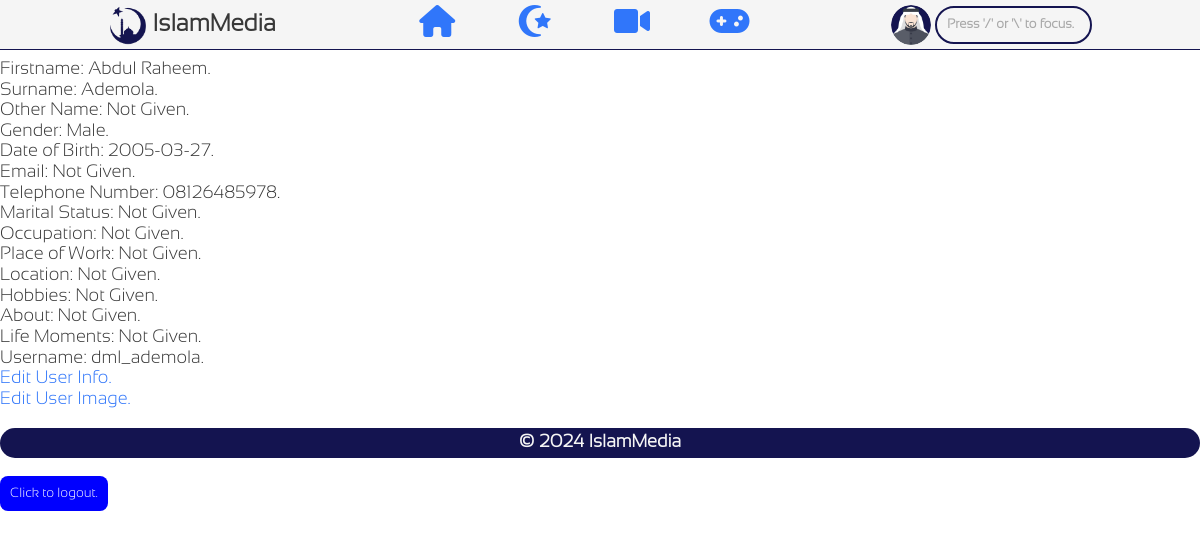
Screenshot of /view_user_info.php (signed in) with the database file from the repository.
### tables this page shows
CREATE TABLE `users` (
  `userID` int(40) NOT NULL,
  `userImg` varchar(255) NOT NULL,
  `userName` varchar(255) NOT NULL,
  `passWord` varchar(255) NOT NULL,
  `firstName` varchar(255) NOT NULL,
  `surName` varchar(255) NOT NULL,
  `otherName` varchar(255) NOT NULL,
  `gender` varchar(40) NOT NULL,
  `dateOfBirth` date NOT NULL,
  `email` varchar(255) NOT NULL,
  `telephoneNumber` text NOT NULL,
  `maritalStatus` varchar(255) NOT NULL,
  `occupation` varchar(255) NOT NULL,
  `placeOfWork` varchar(255) NOT NULL,
  `location` varchar(255) NOT NULL,
  `hobbies` varchar(255) NOT NULL,
  `about` varchar(255) NOT NULL,
  `lifeMoments` text NOT NULL,
  `dateJoined` date NOT NULL DEFAULT current_timestamp(),
  `userType` varchar(255) NOT NULL DEFAULT 'user',
  `mailVerified` varchar(255) NOT NULL
);

### user_img.php (called while the page is built)
<?php
    $user_img = "uploads/profile_pics/" . sha1($_SESSION['islammedia_curr_user']);
    if (!file_exists($user_img)) {
        $stmt = $conn -> prepare("SELECT `gender` FROM `users` WHERE `userID`= ?;");
        $stmt -> bind_param("i", $_SESSION['islammedia_curr_user']);
        if ($stmt -> execute()) {
            $result = $stmt -> get_result();
        } else {
            $err = "Sorry, an error occurred, we are trying to fix it as soon as possible!";
            require("footer.php");
            exit;
        }
        if($result -> num_rows == 1) {
            while ($row = $result -> fetch_assoc()) {
                $gender = $row['gender'];
            }
            if ($gender == "m") {
                $user_img = "uploads/profile_pics/male.png" . "?" . rand(0, 1000);
            } elseif ($gender == "f") {
                $user_img = "uploads/profile_pics/female.jpg" . "?" . rand(0, 1000);
            } else {
                $user_img = "";
            }
        }
    }
    $user_img = $user_img . "?" . rand(0, 1000);
?>

### view_user_info.php (the view, shortened to what this page needs)
<?php
    get_user_data();
    function get_user_data() {
        require('connection.php');
        $stmt = $conn -> prepare("SELECT `username`, `firstName`, `surName`, `otherName`, `gender`, `dateOfBirth`, `email`,`telephoneNumber`, `maritalStatus`, `occupation`, `placeOfWork`, `location`, `hobbies`, `about`, `lifeMoments` FROM `users` WHERE `userID`= ?;");
        $stmt -> bind_param("i", $sess_id);
        if($stmt -> execute()){
            $result = $stmt -> get_result();
        } else {
            require_once("header.php");
                echo("<div style='text-align: center; color: red;'><h1>Sorry, an error occured!</h1><p>We are trying to fix it as soon as possible, if it persists after 24 hours, <a href='#'>contact the tech department</a>.</p></div>");
            require_once("footer.php");
            exit;
        }
        if ($result->num_rows == 1) {
            while ($row = $result->fetch_assoc()) {
                $firstname = data($row['firstName']);
                $surname =data( $row['surName']);
                $other_name = data($row['otherName']);
                $date_of_birth = data($row['dateOfBirth']);
                $email = data($row['email']);
                $telephone_number = data($row['telephoneNumber']);
                $marital_status = data($row['maritalStatus']);
                $occupation = data($row['occupation']);
                $place_of_work = data($row['placeOfWork']);
                $location = data($row['location']);
                $hobbies = data($row['hobbies']);
                $about = data($row['about']);
                $life_moments = data($row['lifeMoments']);
                $username = data($row['username']);
            }
        } else {
            require('security.php');
            insert_suspect();
        }
    }
    function data($data) {
        if($data == ''){
            return "Not Given";
        }
        return $data;
    }
    function gender($gender) {
        if($gender == "m") {
            return "Male";
        } elseif ($gender == "f") {
            return "Female";
        } else {
            return "Rather not say";
        }
    }
    function dot($data) {
        $len = strlen($data);
        if ((substr($data, ($len - 1))) != ".") {
            $data = $data . ".";
        }
        return $data;
    }
    require_once("header.php");
    echo('<div class="container_all">');
        echo('<span>Firstname: ' . dot($firstname) . "</span><br/>");
        echo('<span>Surname: ' . dot($surname) . "</span><br/>");
        echo('<span>Other Name: ' . dot($other_name) . "</span><br/>");
        echo('<span>Gender: ' . dot(gender($gender)) . "</span><br/>");
        echo('<span>Date of Birth: ' . dot($date_of_birth) . "</span><br/>");
        echo('<span>Email: ' . dot($email) . "</span><br/>");
        echo('<span>Telephone Number: ' . dot($telephone_number) . "</span><br/>");
        echo('<span>Marital Status: ' . dot($marital_status) . "</span><br/>");
        echo('<span>Occupation: ' .dot($occupation) . "</span><br/>");
        echo('<span>Place of Work: ' . dot($place_of_work) . "</span><br/>");
        echo('<span>Location: ' . dot($location) . "</span><br/>");
        echo('<span>Hobbies: ' . dot($hobbies) . "</span><br/>");
        echo('<span>About: ' . dot($about) . "</span><br/>");
        echo('<span>Life Moments: ' . dot($life_moments) . "</span><br/>");
        echo('<span>Username: ' . dot($username) . "</span><br/>");
        echo('<a href="edit_user_info.php">Edit User Info.</a><br/>');
        echo('<a href="edit_image.php">Edit User Image.</a><br/>');
    echo('</div>');
    require_once("footer.php");
?>

### header.php (shortened to what this page needs)
<?php
    require_once("session.php");
    require_once("user_img.php");
?>
<!DOCTYPE html>
<html>
    <head>
        <link rel="stylesheet" href="css/eidfbenvnejvnervnrej1.css"/>
    </head>
    <body onkeypress="focus_search(event)">
        <div class="header_all">
            <div class="main1">
                <img src="images/islammedia_500.png" alt="#" class="img_rounded_40">
                <h2 class="islammedia">IslamMedia</h2>
            </div>
            <div class="main2">
                <a href="home.php" <?php if(isset($active) && $active == "h") { echo("class=\"active\""); } ?>><span class="icon3 icon icon_blue"></span></a>
                <a href="islam.php" <?php if(isset($active) && $active == "i") { echo("class=\"active\""); } ?>><span class="icon4 icon icon_blue"></span></a>
                <a href="videos.php" <?php if(isset($active) && $active == "v") { echo("class=\"active\""); } ?>><span class="icon5 icon icon_blue"></span></a>
                <a href="games.php" <?php if(isset($active) && $active == "g") { echo("class=\"active\""); } ?>><span class="icon6 icon icon_blue"></span></a>
            </div>
            <div class="main3">
                <a href="view_user_info.php"><img src="<?php echo($user_img); ?>" alt="#" class="img_rounded_40 user_img"/></a>
                <input type="text" name="search" placeholder="Press '/' or '\' to focus." class="input2 top_search" id="top_search" oninput="search(this.value);"/>
            </div>
        </div>

### footer.php (shortened to what this page needs)
        <p class="footer1">&copy; <?php echo date("Y"); ?> IslamMedia</p>
        <a href="signout.php"><button style="padding: 10px; background-color: blue;color: white;border:0;border-radius: 0.5rem; cursor: pointer;">Click to logout.</button></a>
    </body>
</html>

### css/eidfbenvnejvnervnrej1.css (style rules this page uses)
* { vertical-align: middle; box-sizing: border-box; font-family: Arial, Helvetica, sans-serif; font-family: customfont; }
span.icon, .icon { font-family: icons; }
body { margin: 0; color: rgb(56, 56, 56); font-size: large; }
a { color:rgb(48, 118, 250); text-decoration: none; }
.icon3::before { content: "\f015"; }
.icon4::before { content: "\f699"; }
.icon5::before { content: "\f03d"; }
.icon6::before { content: "\f11b"; }
.icon_blue { color: rgb(48, 118, 250); }
.header_all { width: 100%; height: 50px; border-bottom: 1px solid rgb(20, 20, 80); display: -webkit-flex; display: flex; -webkit-align-items: stretch; align-items: stretch; justify-content: center; margin-bottom: 10px; background-color: whitesmoke; position: -webkit-sticky; position: sticky; top: 0; z-index: 9999; }
.header_all div { padding: 5px; text-align: center; justify-content: center; }
.main1, .main3 { flex-grow: 1; }
.main2 { display: -webkit-flex; -webkit-align-items: stretch; align-items: stretch; display: flex; flex-grow: 5; justify-content: center; }
.main2 a { flex: 1; }
.header_all div .icon_blue, .header_all div .icon_blue2 { font-size: xx-large; margin: 5px; }
.user_img { display: none; }
.input2 { border: 2px solid rgb(20, 20, 80); border-radius: 5rem; background: transparent; padding: 10px; color: rgb(50, 20, 255); font-size: small; }
.top_search { display: none; }
.footer1 { color: whitesmoke; user-select: none; text-align: center; border-radius: 2rem; padding: 5px; font-weight: bold; background-color: rgb(20, 20, 80); }
.img_rounded_40 { width: 40px; height: 40px; border-radius: 50%; }
.islammedia { user-select: none; font-size: x-large; display: none; margin: 0; }
.container_all { width: 100%; }
::placeholder { font-weight: 900; color: rgb(56, 56, 56); opacity: 0.4; }
@media only screen and (min-width: 768px) { .top_search { display: inline-block; } }
@media only screen and (min-width: 768px) { .main2 { flex-grow: 1; } }
@media only screen and (min-width: 465px) { .header_all .islammedia { display: inline-block; } }
@media only screen and (min-width: 465px) { .user_img { display: inline-block; } }

### rows the page displays
users: firstName "Abdul Raheem.", surName "Ademola.", otherName "Not Given.", gender "Male.", dateOfBirth "2005-03-27.", email "Not Given.", telephoneNumber "08126485978.", maritalStatus "Not Given.", occupation "Not Given.", placeOfWork "Not Given.", location "Not Given.", hobbies "Not Given.", about "Not Given.", lifeMoments "Not Given.", userName "dml_ademola."
